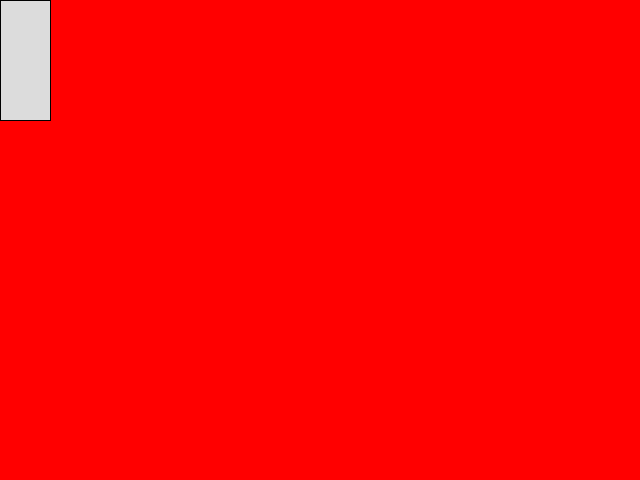
Frame 1 (no input)
Frame 60 (the mouse pressed at the canvas centre just before this capture): identical to frame 1, image omitted
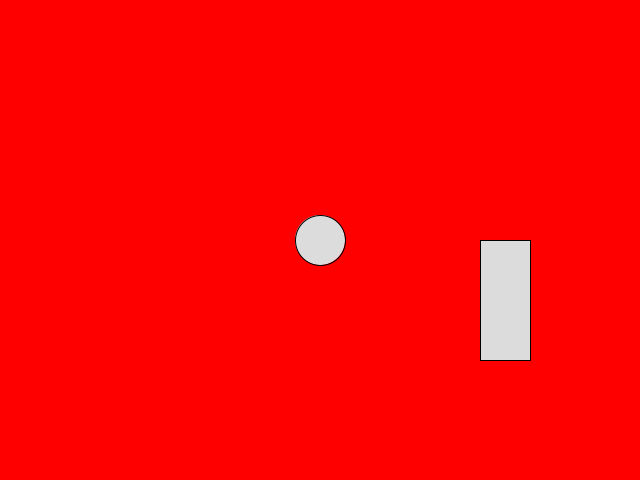
Frame 120 (the mouse held since frame 60 and released just before this capture)

The Processing sketch that drew these frames (run headless with seeded random() and noise(); from frame 60 on, the mouse is pressed at the canvas centre):

// Processing sketch: processing_44699
// ── processing_44699.pde

int a=120;
int b=50;

void setup(){
size(640,480);
background(255,0,0);
};
void draw(){
  background(255,0,0);
  fill(220);
  ellipse(mouseX,mouseY,b,b);
  rect (mouseX*1.5,mouseY,b,a);
}
